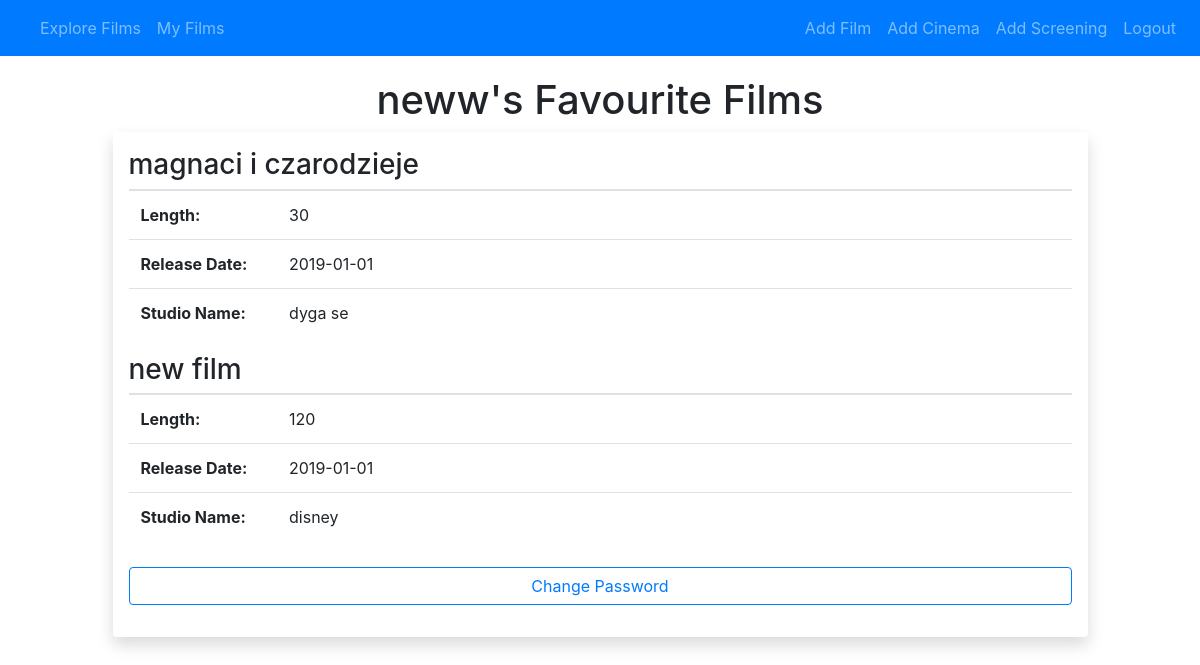
The page /dashboard (signed in) on the database its author committed.
### app/models.py (models this page shows)
class User(db.Model, UserMixin):
    id = db.Column(db.Integer, primary_key=True)
    username = db.Column(db.String(32), nullable=False, unique=True)
    email = db.Column(db.String(32))
    password = db.Column(db.String(32), nullable=False)
    favouriteFilm = db.relationship('Film', secondary=favouriteFilm, backref=db.backref('favouriteFilm', lazy='dynamic'))

class Film(db.Model):
    filmId = db.Column(db.Integer, primary_key=True)
    filmName = db.Column(db.String(128))
    length = db.Column(db.Integer)
    releaseDate = db.Column(db.Date)
    studioName = db.Column(db.String(128))

### app/views.py (the view)
@app.route('/dashboard', methods=['GET', 'POST'])
@login_required
def dashboard():
    user = current_user
    return render_template('dashboard.html', title='My Films', myFilms=user.favouriteFilm)

### app/views.py (called while the page is built)
@login_manager.user_loader
def load_user(id):
	return models.User.query.get(int(id))

### app/templates/dashboard.html (shortened to what this page needs)
{% extends "base.html" %}
{% block content %}
<center><h1>{{ current_user.username }}'s Favourite Films</h1></center>
<div class="container-fluid col-10 shadow p-3 mb-5 bg-white rounded">
      <div class = "panel active" id = "a">
          {% for film in myFilms %}
          <div>
              <th scope="row"><h3>{{ film.filmName }}</h3></th>
              <table class="table">
                  <tbody>
                  <tr>
                    <th scope="row">Length:</th>
                    <td style="word-wrap: break-word; min-width: 700px; max-width: 700px;">{{ film.length }}</td>
                  </tr>
                  <tr>
                    <th scope="row">Release Date:</th>
                    <td style="word-wrap: break-word; min-width: 700px; max-width: 700px;">{{ film.releaseDate }}</td>
                  </tr>
                  <tr>
                    <th scope="row">Studio Name:</th>
                    <td style="word-wrap: break-word; min-width: 700px; max-width: 700px;">{{ film.studioName }}</td>
                  </tr>
                </tbody>
              </table>
          </div>
          {% endfor %}
      </div>
      <p><a href="/changePassword"><input style="margin-top: 10px" class="btn btn-outline-primary col-12" type="submit" value="Change Password"></a></p>
</div>
{% endblock %}

### rows shown on the page
User: username "neww"
Film: filmName "magnaci i czarodzieje", length "30", releaseDate "2019-01-01", studioName "dyga se"
Film: filmName "new film", length "120", releaseDate "2019-01-01", studioName "disney"
